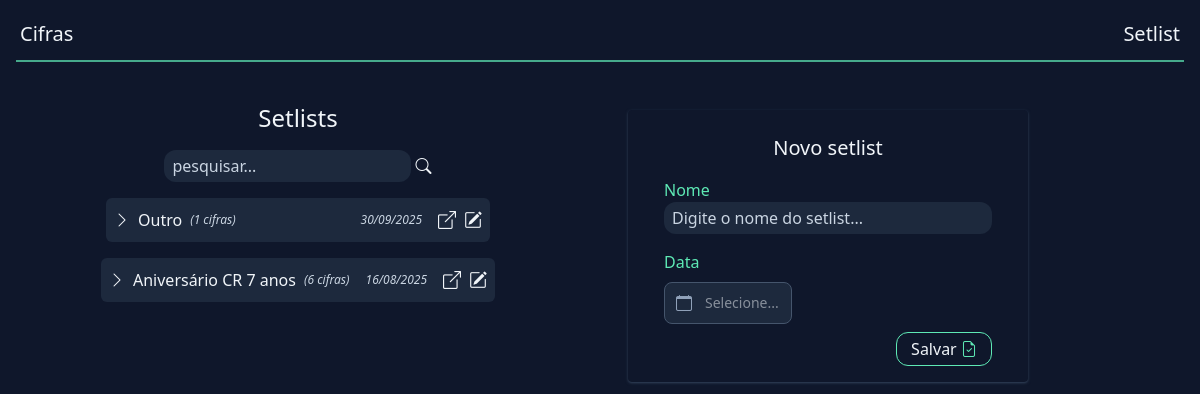
The page /setlist on the database its author committed.
### tables this page shows
CREATE TABLE "setlists"(
	id integer primary key,
  name varchar(255),
 	dt_event timestamp
);

### helpers.php (called while the page is built, shortened)
<?php
function view($view, $data = [])
{
    require "views/template/app.php";
}

### controllers/setlist.controller.php (called while the page is built, shortened)
<?php
$pesquisa = $_REQUEST['pesquisar'] ?? null;
if (!$pesquisa) {
    $setlists = $database
        ->query(
            query: "
                select sl.id,
                    sl.name,
                    strftime('%d/%m/%Y', sl.dt_event) as dt_event,
                    count(si.id) as total_chords
                from setlists sl
                left join setlist_items si on sl.id = si.setlist_id
                group by sl.id
                order by sl.dt_event desc
            ",
            class: Setlist::class
        )->fetchAll();
}
view('setlist', compact('setlists', 'setlistItems'));

### rotas.php (called while the page is built, shortened)
<?php
$controller = str_replace('/', '', parse_url($_SERVER['REQUEST_URI'])['path']);
require "controllers/{$controller}.controller.php";

### index.php (called while the page is built, shortened)
<?php
require "database.php";
require "helpers.php";
require "rotas.php";

### database.php (called while the page is built, shortened)
<?php
class Database
{
    private $db;
    public function __construct()
    {
        $this->db = new PDO("sqlite:database.sqlite");
    }
    public function query(string $query, $class = null, array $params = [])
    {
        $prepare = $this->db->prepare($query);
        if ($class) {
            $prepare->setFetchMode(PDO::FETCH_CLASS, $class);
        }
        $prepare->execute($params);
        return $prepare;
    }
}
$database = new Database();

### views/setlist.view.php (the view, shortened to what this page needs)
<div class="md:mt-6 md:grid md:grid-cols-2 md:gap-2">
    <div class="flex flex-col space-y-4 ">
        <div class="flex mt-4 mx-auto">
            <h1 class="text-2xl text-slate-100 hidden md:block">Setlists</h1>
        </div>
        <div class="group flex items-center gap-2 mx-auto">
            <form method="GET">
                <input
                    type="text"
                    name="pesquisar"
                    placeholder="pesquisar..."
                    class="group bg-slate-800 px-2 py-1 rounded-xl placeholder:text-slate-300 focus:outline-none focus:ring-1 focus:ring-emerald-300/75">
                <button type="submit">
                    <i class="bi bi-search group-focus-within:text-emerald-300/75"></i>
                </button>
            </form>
        </div>
        <?php foreach ($setlists as $setlist) : ?>
            <div class="gap-2 mx-auto max-w-lg min-w-sm">
                <div
                    class="group bg-slate-800 text-slate-100 p-2 rounded-md flex justify-between items-center hover:bg-slate-700 cursor-pointer"
                    onclick="toggleSetlist(this)">
                    <?php if (!empty($setlist->total_chords)) : ?>
                        <i class="bi bi-chevron-right text-slate-100 my-auto transition-transform"></i>
                    <?php else: ?>
                        <i class="bi bi-chevron-right text-slate-100 my-auto transition-transform sr-only"></i>
                    <?php endif; ?>
                    <div class="flex items-center flex-1 ml-2">
                        <p><?= $setlist->name ?></p>
                        <p class="text-xs text-slate-300 italic ml-2">
                            (<?= $setlist->total_chords ?> cifras)
                        </p>
                    </div>
                    <p class="text-xs text-slate-300 italic ml-4">
                        <?= $setlist->dt_event ?>
                    </p>
                    <i
                        class="bi bi-box-arrow-up-right text-slate-100 my-auto ml-4 text-lg"
                        onclick="openNewScreen(event, '/play-setlist?id=<?= $setlist->id ?>')"></i>
                    <i
                        class="bi bi-pencil-square ml-2 text-lg"
                        onclick="editSetlist(event, this)"></i>
                </div>
            </div>
        <?php endforeach; ?>
    </div>
    <div>
        <div class="md:shadow-sm md:shadow-slate-700 md:rounded hidden md:block w-[25rem] mt-6 ml-6 p-4">
            <div class="flex mt-2">
                <h1 class="text-xl text-slate-100 mx-auto">Novo setlist</h1>
            </div>
            <?php require "views/partials/_new-setlist-form.php" ?>
        </div>
    </div>
</div>

### rows shown on the page
setlists: name "Outro", total_chords "1", dt_event "30/09/2025"
setlists: name "Aniversário CR 7 anos", total_chords "6", dt_event "16/08/2025"
